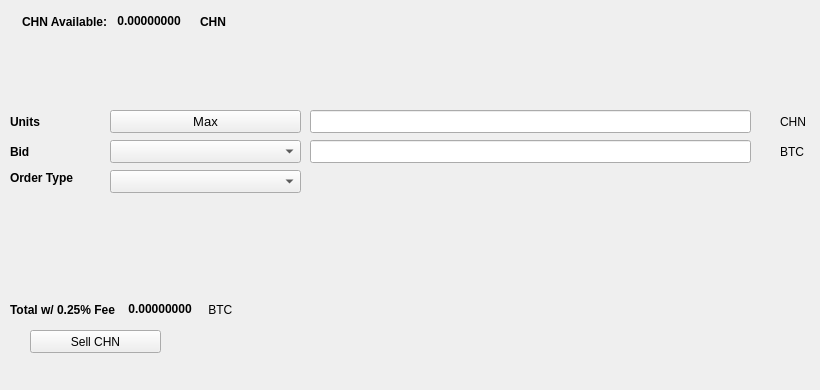
   <widget class="QWidget" name="SellTab">
    <attribute name="title">
     <string>Sell</string>
    </attribute>
    <widget class="QLabel" name="label_16">
     <property name="geometry">
      <rect>
       <x>780</x>
       <y>140</y>
       <width>31</width>
       <height>23</height>
      </rect>
     </property>
     <property name="text">
      <string>BTC</string>
     </property>
    </widget>
    <widget class="QComboBox" name="SellBidcomboBox">
     <property name="geometry">
      <rect>
       <x>110</x>
       <y>140</y>
       <width>191</width>
       <height>23</height>
      </rect>
     </property>
     <property name="font">
      <font>
       <pointsize>10</pointsize>
      </font>
     </property>
    </widget>
    <widget class="QLabel" name="label_18">
     <property name="geometry">
      <rect>
       <x>10</x>
       <y>110</y>
       <width>46</width>
       <height>23</height>
      </rect>
     </property>
     <property name="font">
      <font>
       <weight>75</weight>
       <bold>true</bold>
      </font>
     </property>
     <property name="text">
      <string>Units</string>
     </property>
    </widget>
    <widget class="QPushButton" name="Sell_Max_Amount">
     <property name="geometry">
      <rect>
       <x>110</x>
       <y>110</y>
       <width>191</width>
       <height>23</height>
      </rect>
     </property>
     <property name="font">
      <font>
       <pointsize>10</pointsize>
      </font>
     </property>
     <property name="text">
      <string>Max</string>
     </property>
    </widget>
    <widget class="QLabel" name="label_20">
     <property name="geometry">
      <rect>
       <x>10</x>
       <y>170</y>
       <width>91</width>
       <height>16</height>
      </rect>
     </property>
     <property name="font">
      <font>
       <weight>75</weight>
       <bold>true</bold>
      </font>
     </property>
     <property name="text">
      <string>Order Type</string>
     </property>
    </widget>
    <widget class="QComboBox" name="SellOrdertypeCombo">
     <property name="geometry">
      <rect>
       <x>110</x>
       <y>170</y>
       <width>191</width>
       <height>23</height>
      </rect>
     </property>
     <property name="font">
      <font>
       <pointsize>10</pointsize>
      </font>
     </property>
    </widget>
    <widget class="QLabel" name="label_21">
     <property name="geometry">
      <rect>
       <x>10</x>
       <y>140</y>
       <width>46</width>
       <height>23</height>
      </rect>
     </property>
     <property name="font">
      <font>
       <weight>75</weight>
       <bold>true</bold>
      </font>
     </property>
     <property name="text">
      <string>Bid</string>
     </property>
    </widget>
    <widget class="QLabel" name="label_22">
     <property name="geometry">
      <rect>
       <x>780</x>
       <y>110</y>
       <width>31</width>
       <height>23</height>
      </rect>
     </property>
     <property name="text">
      <string>CHN</string>
     </property>
    </widget>
    <widget class="QLineEdit" name="UnitsInputCHN">
     <property name="geometry">
      <rect>
       <x>310</x>
       <y>110</y>
       <width>441</width>
       <height>23</height>
      </rect>
     </property>
     <property name="font">
      <font>
       <pointsize>9</pointsize>
       <weight>75</weight>
       <bold>true</bold>
      </font>
     </property>
    </widget>
    <widget class="QLineEdit" name="SellBidPriceEdit">
     <property name="geometry">
      <rect>
       <x>310</x>
       <y>140</y>
       <width>441</width>
       <height>23</height>
      </rect>
     </property>
     <property name="font">
      <font>
       <pointsize>9</pointsize>
       <weight>75</weight>
       <bold>true</bold>
      </font>
     </property>
    </widget>
    <widget class="QPushButton" name="SellCHNBTN">
     <property name="geometry">
      <rect>
       <x>30</x>
       <y>330</y>
       <width>131</width>
       <height>23</height>
      </rect>
     </property>
     <property name="text">
      <string>Sell CHN</string>
     </property>
     <property name="icon">
      <iconset resource="../chronos">
       <normaloff>:/icons/bitcoin</normaloff>:/icons/bitcoin</iconset>
     </property>
    </widget>
    <widget class="QWidget" name="layoutWidget3">
     <property name="geometry">
      <rect>
       <x>22</x>
       <y>12</y>
       <width>258</width>
       <height>19</height>
      </rect>
     </property>
     <layout class="QHBoxLayout" name="horizontalLayout">
      <item>
       <widget class="QLabel" name="label232_2">
        <property name="font">
         <font>
          <weight>75</weight>
          <bold>true</bold>
         </font>
        </property>
        <property name="text">
         <string>CHN Available:</string>
        </property>
       </widget>
      </item>
      <item>
       <widget class="QLabel" name="CHNAvailableLabel">
        <property name="palette">
         <palette>
          <active>
           <colorrole role="WindowText">
            <brush brushstyle="SolidPattern">
             <color alpha="255">
              <red>0</red>
              <green>0</green>
              <blue>0</blue>
             </color>
            </brush>
           </colorrole>
           <colorrole role="Button">
            <brush brushstyle="SolidPattern">
             <color alpha="255">
              <red>0</red>
              <green>170</green>
              <blue>0</blue>
             </color>
            </brush>
           </colorrole>
           <colorrole role="Light">
            <brush brushstyle="SolidPattern">
             <color alpha="255">
              <red>0</red>
              <green>255</green>
              <blue>0</blue>
             </color>
            </brush>
           </colorrole>
           <colorrole role="Midlight">
            <brush brushstyle="SolidPattern">
             <color alpha="255">
              <red>0</red>
              <green>212</green>
              <blue>0</blue>
             </color>
            </brush>
           </colorrole>
           <colorrole role="Dark">
            <brush brushstyle="SolidPattern">
             <color alpha="255">
              <red>0</red>
              <green>85</green>
              <blue>0</blue>
             </color>
            </brush>
           </colorrole>
           <colorrole role="Mid">
            <brush brushstyle="SolidPattern">
             <color alpha="255">
              <red>0</red>
              <green>113</green>
              <blue>0</blue>
             </color>
            </brush>
           </colorrole>
           <colorrole role="Text">
            <brush brushstyle="SolidPattern">
             <color alpha="255">
              <red>0</red>
              <green>170</green>
              <blue>0</blue>
             </color>
            </brush>
           </colorrole>
           <colorrole role="BrightText">
            <brush brushstyle="SolidPattern">
             <color alpha="255">
              <red>255</red>
              <green>255</green>
              <blue>255</blue>
             </color>
            </brush>
           </colorrole>
           <colorrole role="ButtonText">
            <brush brushstyle="SolidPattern">
             <color alpha="255">
              <red>0</red>
              <green>0</green>
              <blue>0</blue>
             </color>
            </brush>
           </colorrole>
           <colorrole role="Base">
            <brush brushstyle="SolidPattern">
             <color alpha="255">
              <red>255</red>
              <green>255</green>
              <blue>255</blue>
             </color>
            </brush>
           </colorrole>
           <colorrole role="Window">
            <brush brushstyle="SolidPattern">
             <color alpha="255">
              <red>0</red>
              <green>170</green>
              <blue>0</blue>
             </color>
            </brush>
           </colorrole>
           <colorrole role="Shadow">
            <brush brushstyle="SolidPattern">
             <color alpha="255">
              <red>0</red>
              <green>0</green>
              <blue>0</blue>
             </color>
            </brush>
           </colorrole>
           <colorrole role="AlternateBase">
            <brush brushstyle="SolidPattern">
             <color alpha="255">
              <red>127</red>
              <green>212</green>
              <blue>127</blue>
             </color>
            </brush>
           </colorrole>
           <colorrole role="ToolTipBase">
            <brush brushstyle="SolidPattern">
             <color alpha="255">
              <red>255</red>
              <green>255</green>
              <blue>220</blue>
             </color>
            </brush>
           </colorrole>
           <colorrole role="ToolTipText">
            <brush brushstyle="SolidPattern">
             <color alpha="255">
              <red>0</red>
              <green>0</green>
              <blue>0</blue>
             </color>
            </brush>
           </colorrole>
          </active>
          <inactive>
           <colorrole role="WindowText">
            <brush brushstyle="SolidPattern">
             <color alpha="255">
              <red>0</red>
              <green>0</green>
              <blue>0</blue>
             </color>
            </brush>
           </colorrole>
           <colorrole role="Button">
            <brush brushstyle="SolidPattern">
             <color alpha="255">
              <red>0</red>
              <green>170</green>
              <blue>0</blue>
             </color>
            </brush>
           </colorrole>
           <colorrole role="Light">
            <brush brushstyle="SolidPattern">
             <color alpha="255">
              <red>0</red>
              <green>255</green>
              <blue>0</blue>
             </color>
            </brush>
           </colorrole>
           <colorrole role="Midlight">
            <brush brushstyle="SolidPattern">
             <color alpha="255">
              <red>0</red>
              <green>212</green>
              <blue>0</blue>
             </color>
            </brush>
           </colorrole>
           <colorrole role="Dark">
            <brush brushstyle="SolidPattern">
             <color alpha="255">
              <red>0</red>
              <green>85</green>
              <blue>0</blue>
             </color>
            </brush>
           </colorrole>
           <colorrole role="Mid">
            <brush brushstyle="SolidPattern">
             <color alpha="255">
              <red>0</red>
              <green>113</green>
              <blue>0</blue>
             </color>
            </brush>
           </colorrole>
           <colorrole role="Text">
            <brush brushstyle="SolidPattern">
             <color alpha="255">
              <red>0</red>
              <green>170</green>
              <blue>0</blue>
             </color>
            </brush>
           </colorrole>
           <colorrole role="BrightText">
            <brush brushstyle="SolidPattern">
             <color alpha="255">
              <red>255</red>
              <green>255</green>
              <blue>255</blue>
             </color>
            </brush>
           </colorrole>
           <colorrole role="ButtonText">
            <brush brushstyle="SolidPattern">
             <color alpha="255">
              <red>0</red>
              <green>0</green>
              <blue>0</blue>
             </color>
            </brush>
           </colorrole>
           <colorrole role="Base">
            <brush brushstyle="SolidPattern">
             <color alpha="255">
              <red>255</red>
              <green>255</green>
              <blue>255</blue>
             </color>
            </brush>
           </colorrole>
           <colorrole role="Window">
            <brush brushstyle="SolidPattern">
             <color alpha="255">
              <red>0</red>
              <green>170</green>
              <blue>0</blue>
             </color>
            </brush>
           </colorrole>
           <colorrole role="Shadow">
            <brush brushstyle="SolidPattern">
             <color alpha="255">
              <red>0</red>
              <green>0</green>
              <blue>0</blue>
             </color>
            </brush>
           </colorrole>
           <colorrole role="AlternateBase">
            <brush brushstyle="SolidPattern">
             <color alpha="255">
              <red>127</red>
              <green>212</green>
              <blue>127</blue>
             </color>
            </brush>
           </colorrole>
           <colorrole role="ToolTipBase">
            <brush brushstyle="SolidPattern">
             <color alpha="255">
              <red>255</red>
              <green>255</green>
              <blue>220</blue>
             </color>
            </brush>
           </colorrole>
           <colorrole role="ToolTipText">
            <brush brushstyle="SolidPattern">
             <color alpha="255">
              <red>0</red>
              <green>0</green>
              <blue>0</blue>
             </color>
            </brush>
           </colorrole>
          </inactive>
          <disabled>
           <colorrole role="WindowText">
            <brush brushstyle="SolidPattern">
             <color alpha="255">
              <red>0</red>
              <green>85</green>
              <blue>0</blue>
             </color>
            </brush>
           </colorrole>
           <colorrole role="Button">
            <brush brushstyle="SolidPattern">
             <color alpha="255">
              <red>0</red>
              <green>170</green>
              <blue>0</blue>
             </color>
            </brush>
           </colorrole>
           <colorrole role="Light">
            <brush brushstyle="SolidPattern">
             <color alpha="255">
              <red>0</red>
              <green>255</green>
              <blue>0</blue>
             </color>
            </brush>
           </colorrole>
           <colorrole role="Midlight">
            <brush brushstyle="SolidPattern">
             <color alpha="255">
              <red>0</red>
              <green>212</green>
              <blue>0</blue>
             </color>
            </brush>
           </colorrole>
           <colorrole role="Dark">
            <brush brushstyle="SolidPattern">
             <color alpha="255">
              <red>0</red>
              <green>85</green>
              <blue>0</blue>
             </color>
            </brush>
           </colorrole>
           <colorrole role="Mid">
            <brush brushstyle="SolidPattern">
             <color alpha="255">
              <red>0</red>
              <green>113</green>
              <blue>0</blue>
             </color>
            </brush>
           </colorrole>
           <colorrole role="Text">
            <brush brushstyle="SolidPattern">
             <color alpha="255">
              <red>0</red>
              <green>85</green>
              <blue>0</blue>
             </color>
            </brush>
           </colorrole>
           <colorrole role="BrightText">
            <brush brushstyle="SolidPattern">
             <color alpha="255">
              <red>255</red>
              <green>255</green>
              <blue>255</blue>
             </color>
            </brush>
           </colorrole>
           <colorrole role="ButtonText">
            <brush brushstyle="SolidPattern">
             <color alpha="255">
              <red>0</red>
              <green>85</green>
              <blue>0</blue>
             </color>
            </brush>
           </colorrole>
           <colorrole role="Base">
            <brush brushstyle="SolidPattern">
             <color alpha="255">
              <red>0</red>
              <green>170</green>
              <blue>0</blue>
             </color>
            </brush>
           </colorrole>
           <colorrole role="Window">
            <brush brushstyle="SolidPattern">
             <color alpha="255">
              <red>0</red>
              <green>170</green>
              <blue>0</blue>
             </color>
            </brush>
           </colorrole>
           <colorrole role="Shadow">
            <brush brushstyle="SolidPattern">
             <color alpha="255">
              <red>0</red>
              <green>0</green>
              <blue>0</blue>
             </color>
            </brush>
           </colorrole>
           <colorrole role="AlternateBase">
            <brush brushstyle="SolidPattern">
             <color alpha="255">
              <red>0</red>
              <green>170</green>
              <blue>0</blue>
             </color>
            </brush>
           </colorrole>
           <colorrole role="ToolTipBase">
            <brush brushstyle="SolidPattern">
             <color alpha="255">
              <red>255</red>
              <green>255</green>
              <blue>220</blue>
             </color>
            </brush>
           </colorrole>
           <colorrole role="ToolTipText">
            <brush brushstyle="SolidPattern">
             <color alpha="255">
              <red>0</red>
              <green>0</green>
              <blue>0</blue>
             </color>
            </brush>
           </colorrole>
          </disabled>
         </palette>
        </property>
        <property name="font">
         <font>
          <weight>75</weight>
          <bold>true</bold>
         </font>
        </property>
        <property name="text">
         <string> 0.00000000 </string>
        </property>
        <property name="textInteractionFlags">
         <set>Qt::LinksAccessibleByMouse|Qt::TextSelectableByKeyboard|Qt::TextSelectableByMouse</set>
        </property>
       </widget>
      </item>
      <item>
       <widget class="QLabel" name="labelCHN">
        <property name="font">
         <font>
          <weight>75</weight>
          <bold>true</bold>
         </font>
        </property>
        <property name="text">
         <string>CHN</string>
        </property>
       </widget>
      </item>
     </layout>
    </widget>
    <widget class="QWidget" name="layoutWidget">
     <property name="geometry">
      <rect>
       <x>10</x>
       <y>300</y>
       <width>268</width>
       <height>19</height>
      </rect>
     </property>
     <layout class="QHBoxLayout" name="horizontalLayout_2">
      <item>
       <widget class="QLabel" name="label_19">
        <property name="font">
         <font>
          <weight>75</weight>
          <bold>true</bold>
         </font>
        </property>
        <property name="text">
         <string>Total w/ 0.25% Fee </string>
        </property>
       </widget>
      </item>
      <item>
       <widget class="QLabel" name="SellCostLabel">
        <property name="palette">
         <palette>
          <active>
           <colorrole role="WindowText">
            <brush brushstyle="SolidPattern">
             <color alpha="255">
              <red>0</red>
              <green>0</green>
              <blue>0</blue>
             </color>
            </brush>
           </colorrole>
           <colorrole role="Button">
            <brush brushstyle="SolidPattern">
             <color alpha="255">
              <red>0</red>
              <green>170</green>
              <blue>0</blue>
             </color>
            </brush>
           </colorrole>
           <colorrole role="Light">
            <brush brushstyle="SolidPattern">
             <color alpha="255">
              <red>0</red>
              <green>255</green>
              <blue>0</blue>
             </color>
            </brush>
           </colorrole>
           <colorrole role="Midlight">
            <brush brushstyle="SolidPattern">
             <color alpha="255">
              <red>0</red>
              <green>212</green>
              <blue>0</blue>
             </color>
            </brush>
           </colorrole>
           <colorrole role="Dark">
            <brush brushstyle="SolidPattern">
             <color alpha="255">
              <red>0</red>
              <green>85</green>
              <blue>0</blue>
             </color>
            </brush>
           </colorrole>
           <colorrole role="Mid">
            <brush brushstyle="SolidPattern">
             <color alpha="255">
              <red>0</red>
              <green>113</green>
              <blue>0</blue>
             </color>
            </brush>
           </colorrole>
           <colorrole role="Text">
            <brush brushstyle="SolidPattern">
             <color alpha="255">
              <red>0</red>
              <green>170</green>
              <blue>0</blue>
             </color>
            </brush>
           </colorrole>
           <colorrole role="BrightText">
            <brush brushstyle="SolidPattern">
             <color alpha="255">
              <red>255</red>
              <green>255</green>
              <blue>255</blue>
             </color>
            </brush>
           </colorrole>
           <colorrole role="ButtonText">
            <brush brushstyle="SolidPattern">
             <color alpha="255">
              <red>0</red>
              <green>0</green>
              <blue>0</blue>
             </color>
            </brush>
           </colorrole>
           <colorrole role="Base">
            <brush brushstyle="SolidPattern">
             <color alpha="255">
              <red>255</red>
              <green>255</green>
              <blue>255</blue>
             </color>
            </brush>
           </colorrole>
           <colorrole role="Window">
            <brush brushstyle="SolidPattern">
             <color alpha="255">
              <red>0</red>
              <green>170</green>
              <blue>0</blue>
             </color>
            </brush>
           </colorrole>
           <colorrole role="Shadow">
            <brush brushstyle="SolidPattern">
             <color alpha="255">
              <red>0</red>
              <green>0</green>
              <blue>0</blue>
             </color>
            </brush>
           </colorrole>
           <colorrole role="AlternateBase">
            <brush brushstyle="SolidPattern">
             <color alpha="255">
              <red>127</red>
              <green>212</green>
              <blue>127</blue>
             </color>
            </brush>
           </colorrole>
           <colorrole role="ToolTipBase">
            <brush brushstyle="SolidPattern">
             <color alpha="255">
              <red>255</red>
              <green>255</green>
              <blue>220</blue>
             </color>
            </brush>
           </colorrole>
           <colorrole role="ToolTipText">
            <brush brushstyle="SolidPattern">
             <color alpha="255">
              <red>0</red>
              <green>0</green>
              <blue>0</blue>
             </color>
            </brush>
           </colorrole>
          </active>
          <inactive>
           <colorrole role="WindowText">
            <brush brushstyle="SolidPattern">
             <color alpha="255">
              <red>0</red>
              <green>0</green>
              <blue>0</blue>
             </color>
            </brush>
           </colorrole>
           <colorrole role="Button">
            <brush brushstyle="SolidPattern">
             <color alpha="255">
              <red>0</red>
              <green>170</green>
              <blue>0</blue>
             </color>
            </brush>
           </colorrole>
           <colorrole role="Light">
            <brush brushstyle="SolidPattern">
             <color alpha="255">
              <red>0</red>
              <green>255</green>
              <blue>0</blue>
             </color>
            </brush>
           </colorrole>
           <colorrole role="Midlight">
            <brush brushstyle="SolidPattern">
             <color alpha="255">
              <red>0</red>
              <green>212</green>
              <blue>0</blue>
             </color>
            </brush>
           </colorrole>
           <colorrole role="Dark">
            <brush brushstyle="SolidPattern">
             <color alpha="255">
              <red>0</red>
              <green>85</green>
              <blue>0</blue>
             </color>
            </brush>
           </colorrole>
           <colorrole role="Mid">
            <brush brushstyle="SolidPattern">
             <color alpha="255">
              <red>0</red>
              <green>113</green>
              <blue>0</blue>
             </color>
            </brush>
           </colorrole>
           <colorrole role="Text">
            <brush brushstyle="SolidPattern">
             <color alpha="255">
              <red>0</red>
              <green>170</green>
              <blue>0</blue>
             </color>
            </brush>
           </colorrole>
           <colorrole role="BrightText">
            <brush brushstyle="SolidPattern">
             <color alpha="255">
              <red>255</red>
              <green>255</green>
              <blue>255</blue>
             </color>
            </brush>
           </colorrole>
           <colorrole role="ButtonText">
            <brush brushstyle="SolidPattern">
             <color alpha="255">
              <red>0</red>
              <green>0</green>
              <blue>0</blue>
             </color>
            </brush>
           </colorrole>
           <colorrole role="Base">
            <brush brushstyle="SolidPattern">
             <color alpha="255">
              <red>255</red>
              <green>255</green>
              <blue>255</blue>
             </color>
            </brush>
           </colorrole>
           <colorrole role="Window">
            <brush brushstyle="SolidPattern">
             <color alpha="255">
              <red>0</red>
              <green>170</green>
              <blue>0</blue>
             </color>
            </brush>
           </colorrole>
           <colorrole role="Shadow">
            <brush brushstyle="SolidPattern">
             <color alpha="255">
              <red>0</red>
              <green>0</green>
              <blue>0</blue>
             </color>
            </brush>
           </colorrole>
           <colorrole role="AlternateBase">
            <brush brushstyle="SolidPattern">
             <color alpha="255">
              <red>127</red>
              <green>212</green>
              <blue>127</blue>
             </color>
            </brush>
           </colorrole>
           <colorrole role="ToolTipBase">
            <brush brushstyle="SolidPattern">
             <color alpha="255">
              <red>255</red>
              <green>255</green>
              <blue>220</blue>
             </color>
            </brush>
           </colorrole>
           <colorrole role="ToolTipText">
            <brush brushstyle="SolidPattern">
             <color alpha="255">
              <red>0</red>
              <green>0</green>
              <blue>0</blue>
             </color>
            </brush>
           </colorrole>
          </inactive>
          <disabled>
           <colorrole role="WindowText">
            <brush brushstyle="SolidPattern">
             <color alpha="255">
              <red>0</red>
              <green>85</green>
              <blue>0</blue>
             </color>
            </brush>
           </colorrole>
           <colorrole role="Button">
            <brush brushstyle="SolidPattern">
             <color alpha="255">
              <red>0</red>
              <green>170</green>
              <blue>0</blue>
             </color>
            </brush>
           </colorrole>
           <colorrole role="Light">
            <brush brushstyle="SolidPattern">
             <color alpha="255">
              <red>0</red>
              <green>255</green>
              <blue>0</blue>
             </color>
            </brush>
           </colorrole>
           <colorrole role="Midlight">
            <brush brushstyle="SolidPattern">
             <color alpha="255">
              <red>0</red>
              <green>212</green>
              <blue>0</blue>
             </color>
            </brush>
           </colorrole>
           <colorrole role="Dark">
            <brush brushstyle="SolidPattern">
             <color alpha="255">
              <red>0</red>
              <green>85</green>
              <blue>0</blue>
             </color>
            </brush>
           </colorrole>
           <colorrole role="Mid">
            <brush brushstyle="SolidPattern">
             <color alpha="255">
              <red>0</red>
              <green>113</green>
              <blue>0</blue>
             </color>
            </brush>
           </colorrole>
           <colorrole role="Text">
            <brush brushstyle="SolidPattern">
             <color alpha="255">
              <red>0</red>
              <green>85</green>
              <blue>0</blue>
             </color>
            </brush>
           </colorrole>
           <colorrole role="BrightText">
            <brush brushstyle="SolidPattern">
             <color alpha="255">
              <red>255</red>
              <green>255</green>
              <blue>255</blue>
             </color>
            </brush>
           </colorrole>
           <colorrole role="ButtonText">
            <brush brushstyle="SolidPattern">
             <color alpha="255">
              <red>0</red>
              <green>85</green>
              <blue>0</blue>
             </color>
            </brush>
           </colorrole>
           <colorrole role="Base">
            <brush brushstyle="SolidPattern">
             <color alpha="255">
              <red>0</red>
              <green>170</green>
              <blue>0</blue>
             </color>
            </brush>
           </colorrole>
           <colorrole role="Window">
            <brush brushstyle="SolidPattern">
             <color alpha="255">
              <red>0</red>
              <green>170</green>
              <blue>0</blue>
             </color>
            </brush>
           </colorrole>
           <colorrole role="Shadow">
            <brush brushstyle="SolidPattern">
             <color alpha="255">
              <red>0</red>
              <green>0</green>
              <blue>0</blue>
             </color>
            </brush>
           </colorrole>
           <colorrole role="AlternateBase">
            <brush brushstyle="SolidPattern">
             <color alpha="255">
              <red>0</red>
              <green>170</green>
              <blue>0</blue>
             </color>
            </brush>
           </colorrole>
           <colorrole role="ToolTipBase">
            <brush brushstyle="SolidPattern">
             <color alpha="255">
              <red>255</red>
              <green>255</green>
              <blue>220</blue>
             </color>
            </brush>
           </colorrole>
           <colorrole role="ToolTipText">
            <brush brushstyle="SolidPattern">
             <color alpha="255">
              <red>0</red>
              <green>0</green>
              <blue>0</blue>
             </color>
            </brush>
           </colorrole>
          </disabled>
         </palette>
        </property>
        <property name="font">
         <font>
          <weight>75</weight>
          <bold>true</bold>
         </font>
        </property>
        <property name="autoFillBackground">
         <bool>false</bool>
        </property>
        <property name="text">
         <string> 0.00000000</string>
        </property>
        <property name="textInteractionFlags">
         <set>Qt::LinksAccessibleByMouse|Qt::TextSelectableByMouse</set>
        </property>
       </widget>
      </item>
      <item>
       <widget class="QLabel" name="label_17">
        <property name="font">
         <font>
          <weight>50</weight>
          <bold>false</bold>
         </font>
        </property>
        <property name="text">
         <string> BTC</string>
        </property>
       </widget>
      </item>
     </layout>
    </widget>
    <widget class="QLabel" name="label_23">
     <property name="geometry">
      <rect>
       <x>460</x>
       <y>300</y>
       <width>281</width>
       <height>81</height>
      </rect>
     </property>
     <property name="text">
      <string/>
     </property>
     <property name="pixmap">
      <pixmap>:/images/bittrex</pixmap>
     </property>
    </widget>
   </widget>
